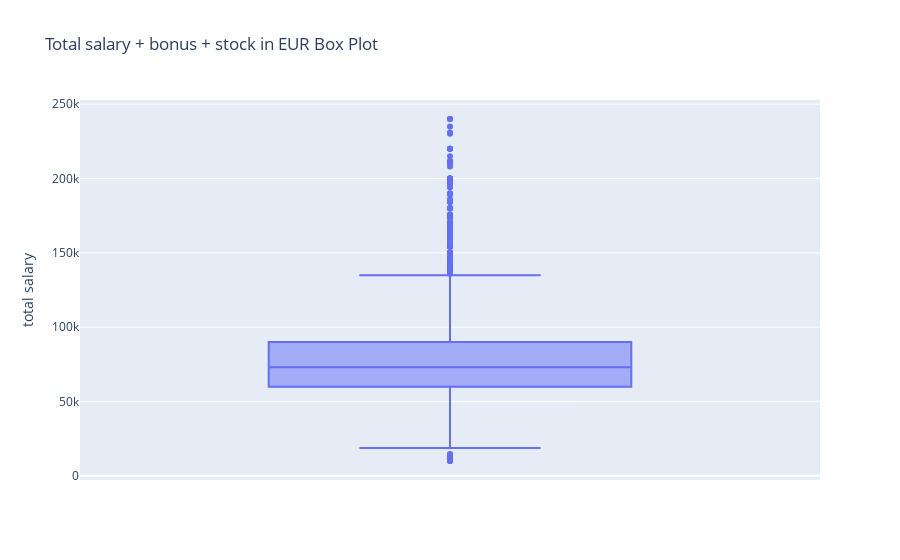

Here is the notebook cell this chart was saved with:
### Code cell
fig = px.box(df, y = 'total salary', title= 'Total salary + bonus + stock in EUR Box Plot')
fig.show()

### Figure 1 — Plotly figure (JSON) as saved in the notebook; plotly's stock layout.template omitted (floating-point values rounded to 4 significant figures; data arrays with more than 128 entries replaced by an {"elided": "..."} marker saying what was removed)
{"data": [{"alignmentgroup": "True", "hovertemplate": "total salary=%{y}<extra></extra>", "legendgroup": "", "marker": {"color": "#636efa"}, "name": "", "notched": false, "offsetgroup": "", "orientation": "v", "showlegend": false, "type": "box", "x0": " ", "xaxis": "x", "y": {"elided": "1212 float values"}, "y0": " ", "yaxis": "y"}], "layout": {"boxmode": "group", "legend": {"tracegroupgap": 0}, "title": {"text": "Total salary + bonus + stock in EUR Box Plot"}, "xaxis": {"anchor": "y", "domain": [0, 1]}, "yaxis": {"anchor": "x", "domain": [0, 1], "title": {"text": "total salary"}}}}
